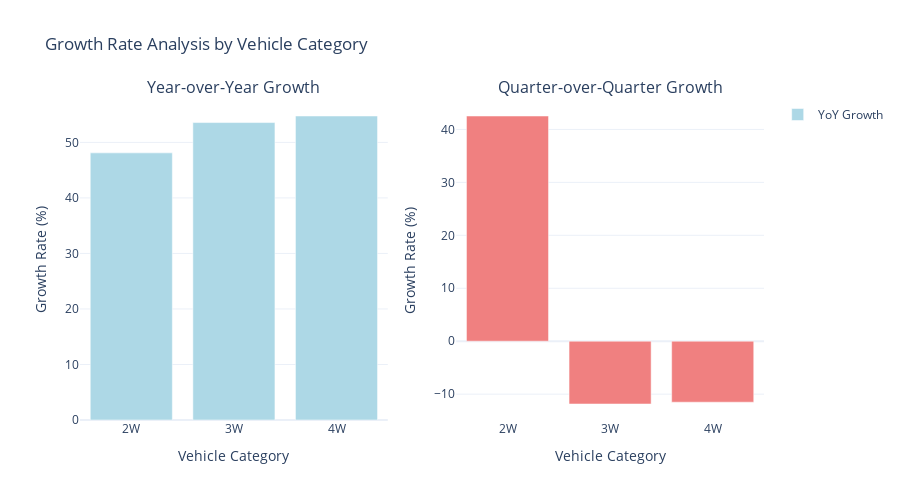

Source (notebook cell):
### Code cell
if not yoy_growth.empty and not qoq_growth.empty:
    # Create subplot with YoY and QoQ growth
    fig = make_subplots(
        rows=1, cols=2,
        subplot_titles=('Year-over-Year Growth', 'Quarter-over-Quarter Growth'),
        specs=[[{"secondary_y": False}, {"secondary_y": False}]]
    )
    
    # YoY Growth - Latest data by category
    latest_yoy = yoy_growth.groupby('vehicle_category')['yoy_growth'].last().reset_index().dropna()
    if not latest_yoy.empty:
        fig.add_trace(
            go.Bar(
                x=latest_yoy['vehicle_category'],
                y=latest_yoy['yoy_growth'],
                name='YoY Growth',
                marker_color='lightblue'
            ),
            row=1, col=1
        )
    
    # QoQ Growth - Latest data by category
    latest_qoq = qoq_growth.groupby('vehicle_category')['qoq_growth'].last().reset_index().dropna()
    if not latest_qoq.empty:
        fig.add_trace(
            go.Bar(
                x=latest_qoq['vehicle_category'],
                y=latest_qoq['qoq_growth'],
                name='QoQ Growth',
                marker_color='lightcoral',
                showlegend=False
            ),
            row=1, col=2
        )
    
    fig.update_layout(
        title_text="Growth Rate Analysis by Vehicle Category",
        height=500,
        template='plotly_white'
    )
    
    fig.update_yaxes(title_text="Growth Rate (%)", row=1, col=1)
    fig.update_yaxes(title_text="Growth Rate (%)", row=1, col=2)
    fig.update_xaxes(title_text="Vehicle Category", row=1, col=1)
    fig.update_xaxes(title_text="Vehicle Category", row=1, col=2)
    
    fig.show()
else:
    print("Growth data not available for visualization")

### Figure 1 — Plotly figure (JSON) as saved in the notebook; plotly's stock layout.template omitted (floating-point values rounded to 4 significant figures)
{"data": [{"marker": {"color": "lightblue"}, "name": "YoY Growth", "type": "bar", "x": ["2W", "3W", "4W"], "xaxis": "x", "y": [48.11, 53.57, 54.75], "yaxis": "y"}, {"marker": {"color": "lightcoral"}, "name": "QoQ Growth", "showlegend": false, "type": "bar", "x": ["2W", "3W", "4W"], "xaxis": "x2", "y": [42.53, -11.86, -11.52], "yaxis": "y2"}], "layout": {"annotations": [{"font": {"size": 16}, "showarrow": false, "text": "Year-over-Year Growth", "x": 0.225, "xanchor": "center", "xref": "paper", "y": 1, "yanchor": "bottom", "yref": "paper"}, {"font": {"size": 16}, "showarrow": false, "text": "Quarter-over-Quarter Growth", "x": 0.775, "xanchor": "center", "xref": "paper", "y": 1, "yanchor": "bottom", "yref": "paper"}], "height": 500, "title": {"text": "Growth Rate Analysis by Vehicle Category"}, "xaxis": {"anchor": "y", "domain": [0, 0.45], "title": {"text": "Vehicle Category"}}, "xaxis2": {"anchor": "y2", "domain": [0.55, 1], "title": {"text": "Vehicle Category"}}, "yaxis": {"anchor": "x", "domain": [0, 1], "title": {"text": "Growth Rate (%)"}}, "yaxis2": {"anchor": "x2", "domain": [0, 1], "title": {"text": "Growth Rate (%)"}}}}
